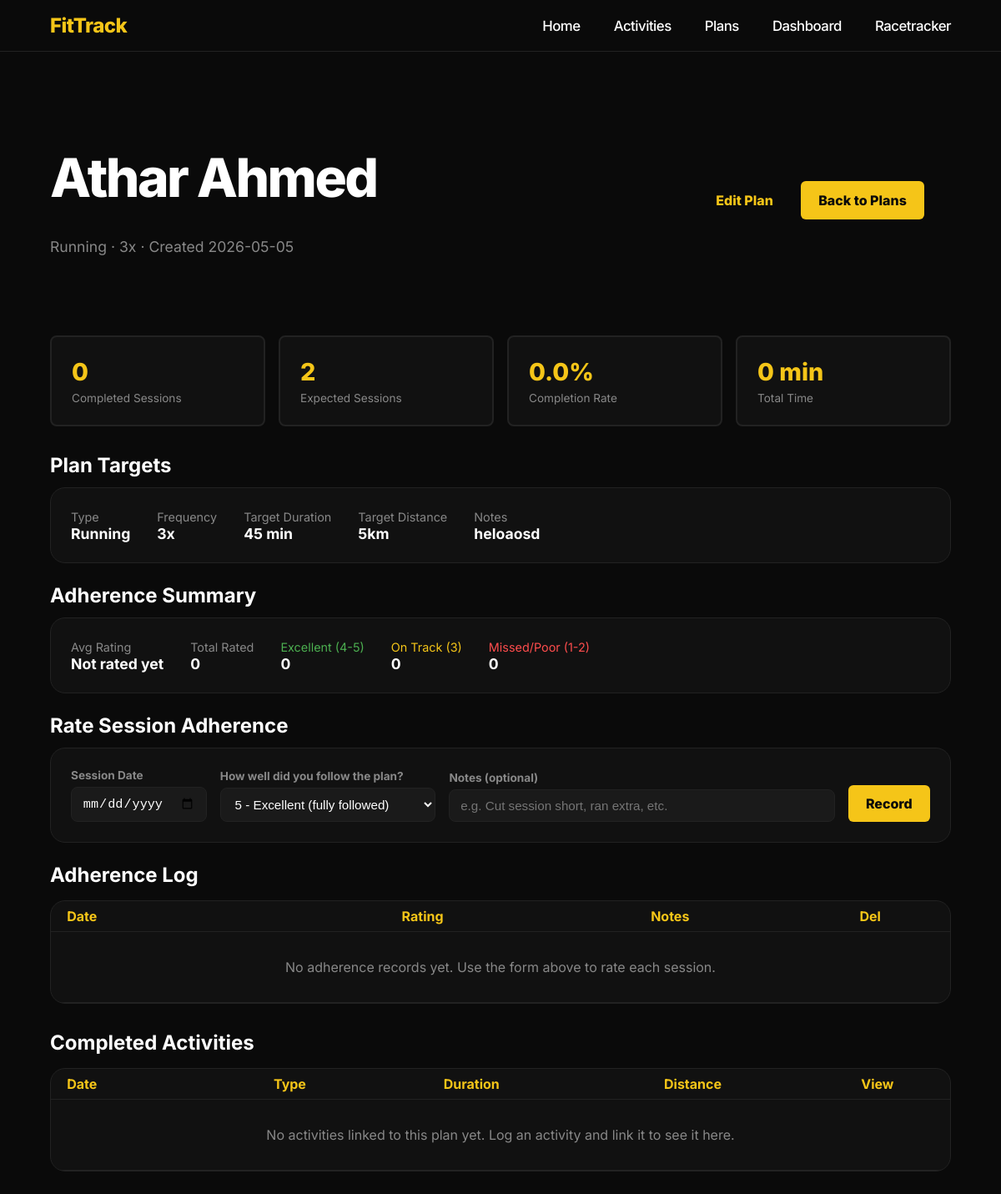
Screenshot of /plans/b08a683c-8196-4a2f-b022-f852e989fc8f (signed in) with the database file from the repository.
### tables this page shows
CREATE TABLE plans (
            id TEXT PRIMARY KEY,
            user_id TEXT NOT NULL,
            name TEXT NOT NULL,
            exercise_type TEXT NOT NULL,
            frequency TEXT NOT NULL,
            target_duration INTEGER,
            target_distance TEXT,
            notes TEXT,
            created_at TEXT NOT NULL,
            status TEXT NOT NULL DEFAULT 'active',
            FOREIGN KEY (user_id) REFERENCES users(id)
        );

### routes/plans.py (the view)
@plans.route("/plans/<plan_id>", methods=["GET"])
def view_plan(plan_id):
    if "user_id" not in session:
        return redirect("/login")
    completion = plan_store.get_plan_completion(session["user_id"], plan_id)
    if completion is None:
        return redirect("/plans")
    adherence = plan_store.get_adherence_for_plan(session["user_id"], plan_id)
    adherence_summary = plan_store.get_adherence_summary(session["user_id"], plan_id)
    return render_template(
        "plan_detail.html",
        completion=completion,
        adherence=adherence,
        adherence_summary=adherence_summary,
    )

### data/database.py (called while the page is built)
def get_connection():
    connection = sqlite3.connect(DATABASE_NAME)
    connection.row_factory = sqlite3.Row
    return connection

### data/plan_store.py (called while the page is built, shortened)
def get_plan(user_id, plan_id):
    connection = get_connection()
    cursor = connection.cursor()
    row = cursor.execute(
        "SELECT * FROM plans WHERE user_id = ? AND id = ?",
        (user_id, plan_id)
    ).fetchone()
    connection.close()
    if row is None:
        return None
    return {
        "id": row["id"],
        "user_id": row["user_id"],
        "name": row["name"],
        "exercise_type": row["exercise_type"],
        "frequency": row["frequency"],
        "target_duration": row["target_duration"],
        "target_distance": row["target_distance"],
        "notes": row["notes"],
        "created_at": row["created_at"],
        "status": row["status"]
    }

def _calculate_expected_sessions(frequency, days):
    weeks = days / 7.0
    if frequency == "daily":
        return days
    elif frequency == "weekly":
        return int(weeks)
    elif "per week" in frequency or "x week" in frequency:
        try:
            count = int(frequency.split("x")[0].strip())
            return int(weeks * count)
        except (ValueError, IndexError):
            pass
    else:
        try:
            count = int(frequency.split("x")[0].strip())
            if "week" in frequency:
                return int(weeks * count)
            elif "month" in frequency:
                months = days / 30.0
                return int(months * count)
        except (ValueError, IndexError):
            pass
    return int(weeks)

def get_adherence_for_plan(user_id, plan_id):
    connection = get_connection()
    cursor = connection.cursor()
    rows = cursor.execute(
        """
        SELECT * FROM plan_adherence
        WHERE user_id = ? AND plan_id = ?
        ORDER BY session_date DESC
        """,
        (user_id, plan_id)
    ).fetchall()
    connection.close()
    records = []
    return records

def get_adherence_summary(user_id, plan_id):
    records = get_adherence_for_plan(user_id, plan_id)
    if not records:
        return {"avg_rating": 0, "total_sessions": 0, "missed_sessions": 0, "on_track_sessions": 0, "excellent_sessions": 0}

### templates/plan_detail.html (shortened to what this page needs)
<!DOCTYPE html>
<html lang="en">
<head>
    <link rel="stylesheet" href="/static/css/style.css">
    <link rel="stylesheet" href="/static/css/main.css">
</head>
<body>
    {% include "navbar.html" %}
    <main>
        <section class="hero" style="padding: 3rem 5% 2rem; min-height: auto;">
            <div class="hero-text" style="max-width: 680px; padding-left: 0; padding-right: 0;">
                <h1>{{ completion.plan.name }}</h1>
                <p>{{ completion.plan.exercise_type }} &middot; {{ completion.plan.frequency }} &middot; Created {{ completion.plan.created_at[:10] }}</p>
            </div>
            <div style="display:flex; gap:0.75rem; margin-left:auto; margin-right:2rem; align-items:center;">
                <a href="/plans/{{ completion.plan.id }}/edit" class="btn btnb" style="padding:0.7rem 1.2rem;">Edit Plan</a>
                <a href="/plans" class="btn btna" style="padding:0.7rem 1.2rem;">Back to Plans</a>
            </div>
        </section>
        <section class="statsRow" style="padding: 0 5% 2rem; grid-template-columns: repeat(4, 1fr);">
            <div class="statscard">
                <span class="stat-number">{{ completion.completed_count }}</span>
                <span class="stat-label">Completed Sessions</span>
            </div>
            <div class="statscard">
                <span class="stat-number">{{ completion.expected_sessions }}</span>
                <span class="stat-label">Expected Sessions</span>
            </div>
            <div class="statscard">
                <span class="stat-number">{{ completion.completion_rate }}%</span>
                <span class="stat-label">Completion Rate</span>
            </div>
            <div class="statscard">
                <span class="stat-number">{{ completion.total_duration }} min</span>
                <span class="stat-label">Total Time</span>
            </div>
        </section>
        <section style="padding: 0 5%; margin-bottom: 1.5rem;">
            <h2 style="margin-bottom: 0.75rem;">Plan Targets</h2>
            <div style="background: var(--bg-card); border: 1px solid var(--border); border-radius: 18px; padding: 1.5rem; display: flex; flex-wrap: wrap; gap: 2rem;">
                <div>
                    <span style="color: var(--text-muted); font-size: 0.9rem;">Type</span>
                    <p style="font-weight: 700; font-size: 1.1rem;">{{ completion.plan.exercise_type }}</p>
                </div>
                <div>
                    <span style="color: var(--text-muted); font-size: 0.9rem;">Frequency</span>
                    <p style="font-weight: 700; font-size: 1.1rem;">{{ completion.plan.frequency }}</p>
                </div>
                <div>
                    <span style="color: var(--text-muted); font-size: 0.9rem;">Target Duration</span>
                    <p style="font-weight: 700; font-size: 1.1rem;">{{ completion.plan.target_duration ~ ' min' if completion.plan.target_duration else 'N/A' }}</p>
                </div>
                <div>
                    <span style="color: var(--text-muted); font-size: 0.9rem;">Target Distance</span>
                    <p style="font-weight: 700; font-size: 1.1rem;">{{ completion.plan.target_distance if completion.plan.target_distance else 'N/A' }}</p>
                </div>
                {% if completion.plan.notes %}
                <div>
                    <span style="color: var(--text-muted); font-size: 0.9rem;">Notes</span>
                    <p style="font-weight: 700; font-size: 1.1rem;">{{ completion.plan.notes }}</p>
                </div>
                {% endif %}
            </div>
        </section>
        <section style="padding: 0 5%; margin-bottom: 1.5rem;">
            <h2 style="margin-bottom: 0.75rem;">Adherence Summary</h2>
            <div style="background: var(--bg-card); border: 1px solid var(--border); border-radius: 18px; padding: 1.5rem; display: flex; flex-wrap: wrap; gap: 2rem;">
                <div>
                    <span style="color: var(--text-muted); font-size: 0.9rem;">Avg Rating</span>
                    <p style="font-weight: 700; font-size: 1.1rem;">
                        {% if adherence_summary.avg_rating > 0 %}
                            {{ adherence_summary.avg_rating }}/5
                        {% else %}
                            Not rated yet
                        {% endif %}
                    </p>
                </div>
                <div>
                    <span style="color: var(--text-muted); font-size: 0.9rem;">Total Rated</span>
                    <p style="font-weight: 700; font-size: 1.1rem;">{{ adherence_summary.total_sessions }}</p>
                </div>
                <div>
                    <span style="color: #4caf50; font-size: 0.9rem;">Excellent (4-5)</span>
                    <p style="font-weight: 700; font-size: 1.1rem;">{{ adherence_summary.excellent_sessions }}</p>
                </div>
                <div>
                    <span style="color: var(--yellow); font-size: 0.9rem;">On Track (3)</span>
                    <p style="font-weight: 700; font-size: 1.1rem;">{{ adherence_summary.on_track_sessions }}</p>
                </div>
                <div>
                    <span style="color: #ff4d4d; font-size: 0.9rem;">Missed/Poor (1-2)</span>
                    <p style="font-weight: 700; font-size: 1.1rem;">{{ adherence_summary.missed_sessions }}</p>
                </div>
            </div>
        </section>
        <section style="padding: 0 5%; margin-bottom: 1.5rem;">
            <h2 style="margin-bottom: 0.75rem;">Rate Session Adherence</h2>
            <form action="/plans/{{ completion.plan.id }}/adherence" method="post" style="background: var(--bg-card); border: 1px solid var(--border); border-radius: 18px; padding: 1.5rem; display: flex; flex-wrap: wrap; gap: 1rem; align-items: flex-end;">
                <div style="display:flex; flex-direction:column; gap:0.4rem;">
                    <label style="font-size:0.85rem; font-weight:700; color: var(--text-muted);">Session Date</label>
                    <input type="date" name="session_date" required style="padding:0.6rem 0.8rem; border-radius:8px; border:1px solid var(--border); background: var(--bg-raised); color: var(--text); font-size:0.95rem;">
                </div>
                <div style="display:flex; flex-direction:column; gap:0.4rem;">
                    <label style="font-size:0.85rem; font-weight:700; color: var(--text-muted);">How well did you follow the plan?</label>
                    <select name="rating" required style="padding:0.6rem 0.8rem; border-radius:8px; border:1px solid var(--border); background: var(--bg-raised); color: var(--text); font-size:0.95rem;">
                        <option value="5">5 - Excellent (fully followed)</option>
                    </select>
                </div>
                <div style="display:flex; flex-direction:column; gap:0.4rem; flex:1; min-width:200px;">
                    <label style="font-size:0.85rem; font-weight:700; color: var(--text-muted);">Notes (optional)</label>
                    <input type="text" name="adherence_notes" placeholder="e.g. Cut session short, ran extra, etc." style="padding:0.6rem 0.8rem; border-radius:8px; border:1px solid var(--border); background: var(--bg-raised); color: var(--text); font-size:0.95rem;">
                </div>
                <button type="submit" class="btn btna" style="padding:0.6rem 1.2rem;">Record</button>
            </form>
        </section>
        <section style="padding: 0 5%; margin-bottom: 2rem;">
            <h2 style="margin-bottom: 1rem;">Adherence Log</h2>
            <div style="background: var(--bg-card); border: 1px solid var(--border); border-radius: 18px; overflow-x:auto;">
                <table style="min-width: 600px;">
                    <thead>
                        <tr>
                            <th style="text-align:left; padding-left: 1.2rem;">Date</th>
                            <th>Rating</th>
                            <th>Notes</th>
                            <th>Del</th>
                        </tr>
                    </thead>
                    <tbody>
                        {% if adherence|length == 0 %}
                        <tr>
                            <td colspan="4" style="padding: 2rem; text-align:center; color: var(--text-muted);">No adherence records yet. Use the form above to rate each session.</td>
                        </tr>
                        {% endif %}
                    </tbody>
                </table>
            </div>
        </section>
        <section style="padding: 0 5%; margin-bottom: 3rem;">
            <h2 style="margin-bottom: 1rem;">Completed Activities</h2>
            <div style="background: var(--bg-card); border: 1px solid var(--border); border-radius: 18px; overflow-x:auto;">
                <table style="min-width: 600px;">
                    <thead>
                        <tr>
                            <th style="text-align:left; padding-left: 1.2rem;">Date</th>
                            <th>Type</th>
                            <th>Duration</th>
                            <th>Distance</th>
                            <th>View</th>
                        </tr>
                    </thead>
                    <tbody>
                        {% if completion.activities|length == 0 %}
                        <tr>
                            <td colspan="5" style="padding: 2rem; text-align:center; color: var(--text-muted);">No activities linked to this plan yet. Log an activity and link it to see it here.</td>
                        </tr>
                        {% endif %}
                    </tbody>
                </table>
            </div>
        </section>
    </main>
</body>
</html>

### static/css/style.css (style rules this page uses)
:root { --bg: #0a0a0a; --yellow: #f5c518; --text: #ffffff; --text-muted: #aaaaaa; --card: #111111; --border: #333333; }
* { margin: 0; padding: 0; box-sizing: border-box; }
body { background: var(--bg); color: var(--text); font-family: 'Inter', sans-serif; }
.hero { display: flex; align-items: center; padding: 0; gap: 0; min-height: 90vh; }
.hero-text { width: 50%; padding: 4rem 5%; display: flex; flex-direction: column; gap: 1.5rem; }
.hero h1 { font-size: 4rem; font-weight: 800; color: var(--text); }
.hero p { color: var(--text-muted); font-size: 1.1rem; max-width: 31.25rem; }
.btn { padding: 0.8rem 2rem; border-radius: 0.375rem; text-decoration: none; font-weight: 700; display: inline-block; box-sizing: border-box; }
.btna { background: var(--yellow); color: #0a0a0a; cursor: pointer; border: 2px solid transparent; }
.btnb { border: 2px solid var(--yellow); color: var(--yellow); background: transparent; }
.statsRow { display: grid; grid-template-columns: repeat(5, 1fr); gap: 1rem; padding: 2rem 5%; }
.statscard { background: var(--card); padding: 1.5rem; border-radius: 0.5rem; border: 2px solid var(--border); cursor: default; display: flex; flex-direction: column; gap: 0.4rem; transition: border-color 0.2s, background-color 0.2s; }
.stat-number { font-size: 1.8rem; font-weight: 800; color: var(--yellow); }
.stat-label { font-size: 0.85rem; color: var(--text-muted); }
table { width: 100%; border-collapse: collapse; }
th, td { padding: 0.5rem; border-bottom: 1px solid var(--border); }
th { color: var(--yellow); }
td { text-align: center; }

### static/css/main.css (style rules this page uses)
:root { --bg: #0a0a0a; --bg-card: #111111; --bg-raised: #1a1a1a; --border: #222222; --text: #ffffff; --text-muted: #888888; --accent: #f5c518; --accent-hover: #d4a800; --red: #ff4d4d; --radius: 0.75rem; --radius-sm: 0.375rem; }
* { box-sizing: border-box; margin: 0; padding: 0; }
body { font-family: 'Inter', Arial, sans-serif; background: var(--bg); color: var(--text); min-height: 100vh; }
a { color: inherit; text-decoration: none; }
h1 { font-family: 'Inter', Arial, sans-serif; font-size: 3rem; font-weight: 800; margin-bottom: 0.6rem; letter-spacing: -0.04em; }
.btn { display: inline-flex; align-items: center; justify-content: center; padding: 0.9rem 1.5rem; border-radius: var(--radius-sm); font-family: 'Inter', Arial, sans-serif; font-weight: 800; font-size: 1rem; border: 2px solid transparent; cursor: pointer; transition: 0.2s ease; }

### rows the page displays
plans: plan.name "Athar Ahmed", plan.exercise_type "Running", plan.frequency "3x", plan "2026-05-05", plan "45 min", plan "5km", plan.notes "heloaosd"

### other values shown
{{ completion.completed_count }} "0"
{{ completion.expected_sessions }} "2"
{{ completion.completion_rate }} "0.0"
{{ completion.total_duration }} "0"
{{ adherence_summary.total_sessions }} "0"
{{ adherence_summary.excellent_sessions }} "0"
{{ adherence_summary.on_track_sessions }} "0"
{{ adherence_summary.missed_sessions }} "0"
